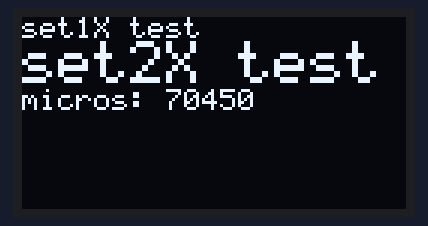
This sketch was run on a simulated Arduino Uno, built with avr-gcc and run on an emulated ATmega328P. Shown: 128×64 one-colour display.

Above: at 0.1 s.

The sketch:

oled_smaller.ino
```cpp
//#include <SSD1306AsciiWire.h>
//#include <SSD1306AsciiSpi.h>
//#include <SSD1306Ascii.h>
#include <SSD1306AsciiAvrI2c.h>
//#include <SSD1306AsciiSoftSpi.h>
//#include <SSD1306init.h>
#define I2C_ADDRESS 0x3C
SSD1306AsciiAvrI2c oled;

void setup() {
  oled.begin(&Adafruit128x64, I2C_ADDRESS);
  oled.setFont(System5x7);
  oled.clear();

  // first row
  oled.println("set1X test");

  // second row
  oled.set2X();
  oled.println("set2X test");

  // third row
  oled.set1X();
  oled.print("micros: ");
  oled.print(micros() - 10);
}
//------------------------------------------------------------------------------
void loop() {}
```
